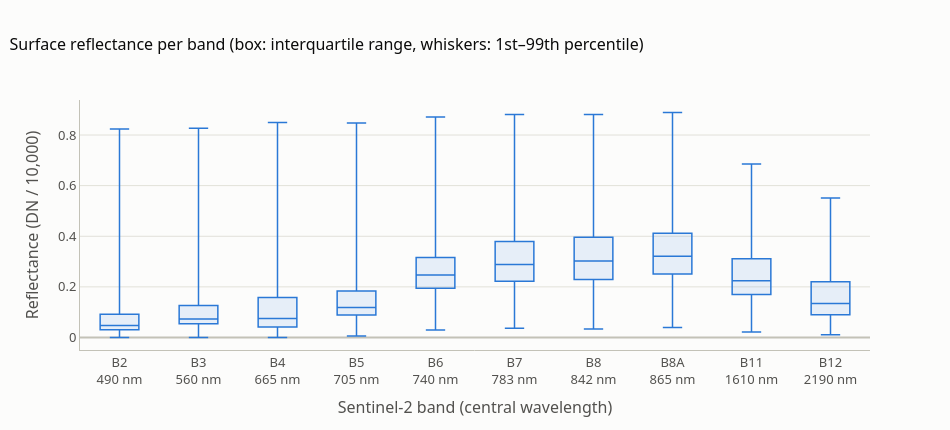

The notebook cell saved with this chart:
### Code cell
WAVELENGTH_NM = [490, 560, 665, 705, 740, 783, 842, 865, 1610, 2190]
q = np.percentile(band_samples, [1, 25, 50, 75, 99], axis=0)
band_stats = pd.DataFrame({
    'band': S2_BAND_NAMES, 'wavelength_nm': WAVELENGTH_NM,
    'mean': band_samples.mean(axis=0), 'std': band_samples.std(axis=0),
    'p1': q[0], 'median': q[2], 'p99': q[4],
    'pct_negative_dn': 100 * n_negative / n_values,
    'pct_above_10000_dn': 100 * n_above_10000 / n_values,
}).round(4)
band_stats.to_csv(f'{METRICS_DIR}/band_statistics.csv', index=False)

fig = go.Figure(go.Box(
    x=[f'{b}<br>{w} nm' for b, w in zip(S2_BAND_NAMES, WAVELENGTH_NM)],
    q1=q[1], median=q[2], q3=q[3], lowerfence=q[0], upperfence=q[4],
    marker_color=SERIES[0], line=dict(width=1.5), fillcolor=with_alpha(SERIES[0], 0.10),
))
fig.update_layout(
    title='Surface reflectance per band (box: interquartile range, whiskers: 1st–99th percentile)',
    xaxis_title='Sentinel-2 band (central wavelength)', yaxis_title='Reflectance (DN / 10,000)',
    showlegend=False, width=950, height=430,
)
fig.write_image(f'{FIG_DIR}/band_reflectance_distribution.png', scale=2)
fig.show()
band_stats

### Figure 1 — Plotly figure (JSON) as saved in the notebook; plotly's stock layout.template omitted (floating-point values rounded to 4 significant figures)
{"data": [{"fillcolor": "rgba(42, 120, 214, 0.1)", "line": {"width": 1.5}, "lowerfence": [0.0, 0.0, 0.0, 0.0064, 0.0298, 0.0365, 0.0334, 0.0397, 0.0218, 0.0111], "marker": {"color": "#2a78d6"}, "median": [0.0474, 0.0732, 0.0749, 0.1186, 0.247, 0.2888, 0.3019, 0.3214, 0.2246, 0.1347], "q1": [0.0311, 0.0539, 0.041, 0.0892, 0.1945, 0.2225, 0.2295, 0.2507, 0.1701, 0.0895], "q3": [0.0919, 0.1267, 0.1577, 0.1835, 0.3165, 0.3794, 0.3958, 0.4114, 0.3109, 0.2202], "type": "box", "upperfence": [0.8241, 0.8263, 0.8494, 0.8474, 0.8711, 0.8814, 0.881, 0.8889, 0.6856, 0.5508], "x": ["B2<br>490 nm", "B3<br>560 nm", "B4<br>665 nm", "B5<br>705 nm", "B6<br>740 nm", "B7<br>783 nm", "B8<br>842 nm", "B8A<br>865 nm", "B11<br>1610 nm", "B12<br>2190 nm"]}], "layout": {"height": 430, "showlegend": false, "title": {"text": "Surface reflectance per band (box: interquartile range, whiskers: 1st–99th percentile)"}, "width": 950, "xaxis": {"title": {"text": "Sentinel-2 band (central wavelength)"}}, "yaxis": {"title": {"text": "Reflectance (DN / 10,000)"}}}}
